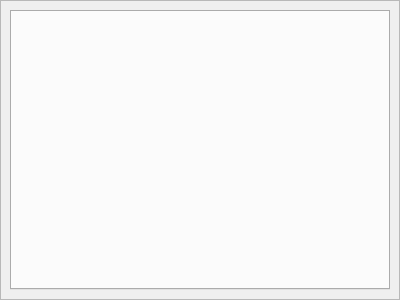
<?xml version="1.0" encoding="UTF-8"?>
<ui version="4.0">
 <class>PayPage</class>
 <widget class="QWidget" name="PayPage">
  <property name="geometry">
   <rect>
    <x>0</x>
    <y>0</y>
    <width>400</width>
    <height>300</height>
   </rect>
  </property>
  <property name="windowTitle">
   <string>Form</string>
  </property>
  <layout class="QVBoxLayout" name="verticalLayout">
   <property name="leftMargin">
    <number>0</number>
   </property>
   <property name="topMargin">
    <number>0</number>
   </property>
   <property name="rightMargin">
    <number>0</number>
   </property>
   <property name="bottomMargin">
    <number>0</number>
   </property>
   <item>
    <widget class="QFrame" name="frame">
     <property name="frameShape">
      <enum>QFrame::StyledPanel</enum>
     </property>
     <property name="frameShadow">
      <enum>QFrame::Raised</enum>
     </property>
     <layout class="QVBoxLayout" name="verticalLayout_2">
      <item>
       <widget class="QTabWidget" name="tabWidget"/>
      </item>
     </layout>
    </widget>
   </item>
  </layout>
 </widget>
 <resources/>
 <connections/>
</ui>
